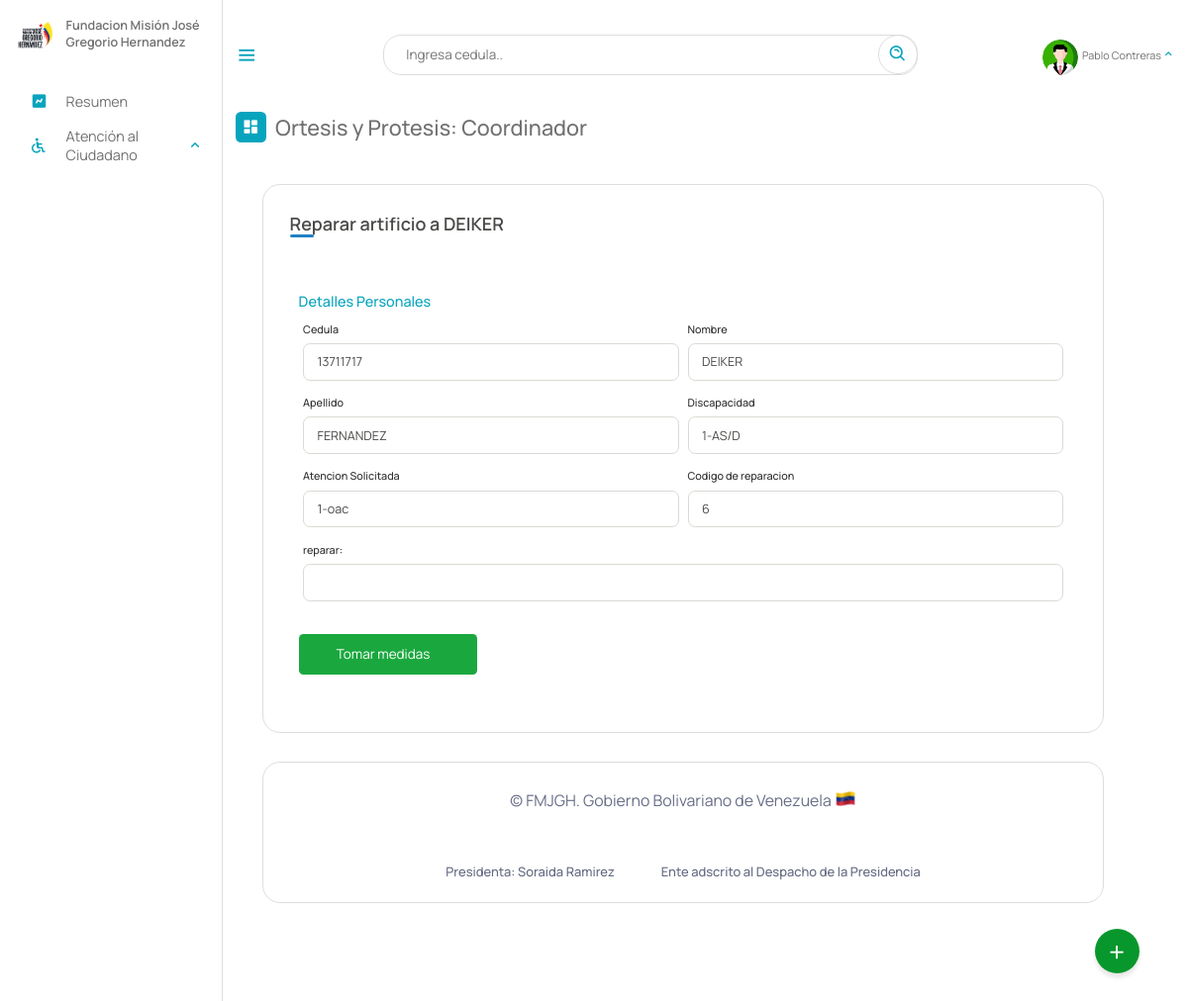
Page /Escritorio/06-asignarReparacion.php?id=6 (signed in) on the earlier database version.
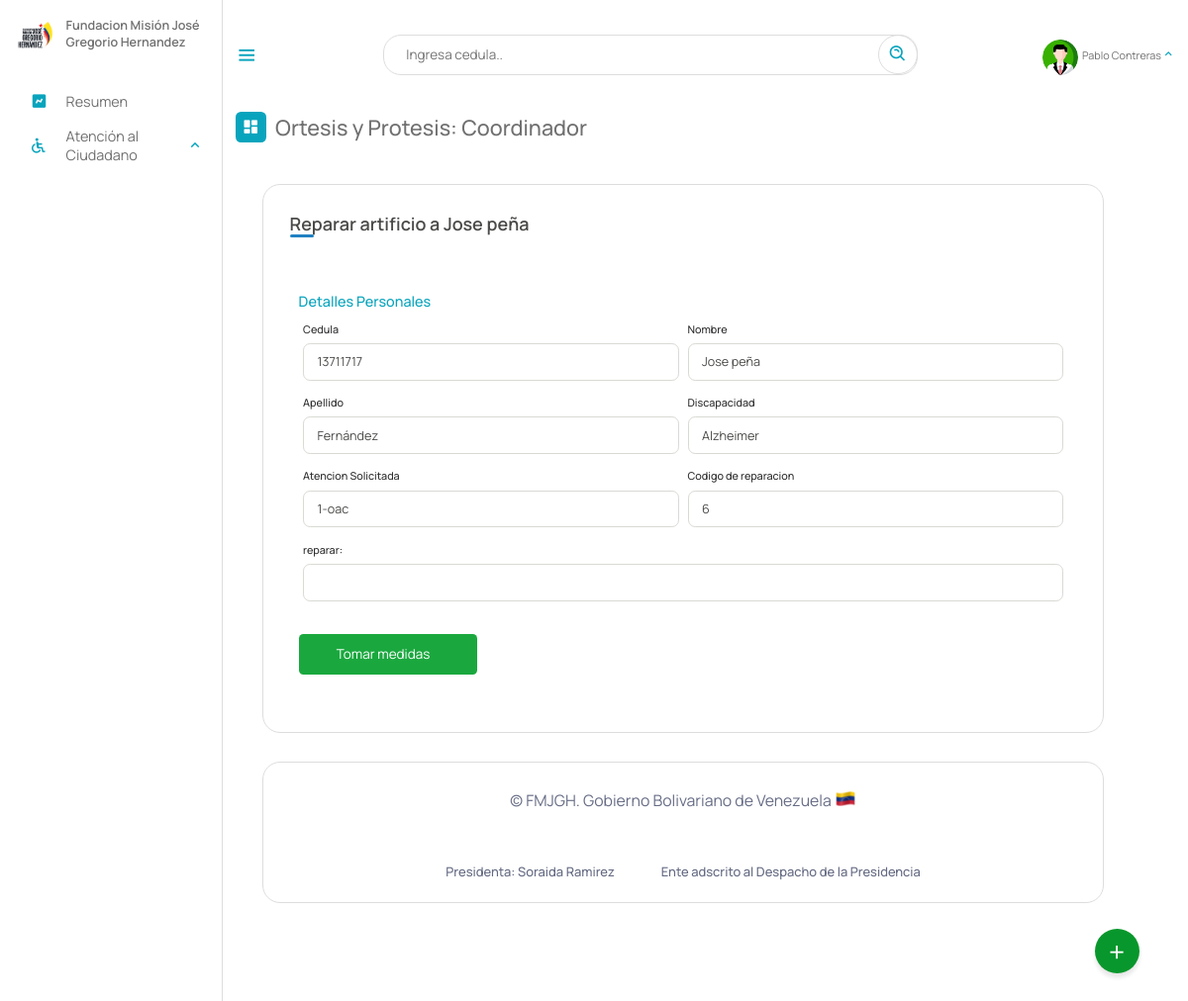
Same page on the later database version.
### tables this page shows
CREATE TABLE `reparacion_artificios` (
  `id` int(11) NOT NULL AUTO_INCREMENT,
  `cedula` int(12) NOT NULL,
  `fecha_reparacion` date DEFAULT NULL,
  `artificio` varchar(10) DEFAULT NULL,
  PRIMARY KEY (`id`),
  KEY `cedula` (`cedula`)
);

CREATE TABLE `beneficiario` (
  `cedula` int(12) NOT NULL,
  `nombre` text NOT NULL,
  `apellido` text NOT NULL,
  `fecha_naci` date NOT NULL,
  `email` varchar(50) NOT NULL,
  `telefono` varchar(12) NOT NULL,
  `nacionalidad` char(2) NOT NULL,
  `edad` int(2) NOT NULL,
  `sexo` char(1) NOT NULL,
  `edo_civil` text NOT NULL,
  `nro_hijo` int(2) DEFAULT NULL,
  `estado` varchar(10) NOT NULL,
  `municipio` varchar(20) NOT NULL,
  `parroquia` varchar(10) NOT NULL,
  `discapacidad` varchar(10) NOT NULL,
  `atencion_solicitada` varchar(10) NOT NULL,
  `certificado` varchar(50) DEFAULT NULL,
  `registrado_por` text DEFAULT NULL,
  `fecha_registro` date NOT NULL,
  PRIMARY KEY (`cedula`),
  KEY `estado` (`estado`),
  KEY `discapacidad` (`discapacidad`),
  KEY `atencion_solicitada` (`atencion_solicitada`),
  KEY `municipio` (`municipio`),
  KEY `parroquia` (`parroquia`),
  CONSTRAINT `beneficiario_ibfk_1` FOREIGN KEY (`estado`) REFERENCES `estados` (`id_estados`) ON DELETE CASCADE,
  CONSTRAINT `beneficiario_ibfk_2` FOREIGN KEY (`municipio`) REFERENCES `municipios` (`id_municipios`) ON DELETE CASCADE,
  CONSTRAINT `beneficiario_ibfk_3` FOREIGN KEY (`parroquia`) REFERENCES `parroquia` (`id`) ON DELETE CASCADE ON UPDATE CASCADE,
  CONSTRAINT `beneficiario_ibfk_4` FOREIGN KEY (`discapacidad`) REFERENCES `discapacid_e` (`id_e`) ON DELETE CASCADE,
  CONSTRAINT `beneficiario_ibfk_5` FOREIGN KEY (`atencion_solicitada`) REFERENCES `tipoatencion` (`id`) ON DELETE CASCADE
);

### php/01-05-reparacionArtificio.php (called while the page is built, shortened)
<?php
include_once("ManejadorBD.php");
class raparacion_artificio extends ManejadorBD{
        private $id;
        private $cnn;
        public function __construct($tipoConexion){
            $this->cnn = parent::conectar($tipoConexion);
        }
		public function setid ($id)
		{
		    $this->id = $id;
		}
		public function consultarReparacion(){
			try{
				$stmt = $this->cnn->prepare("SELECT beneficiario.cedula, beneficiario.nombre, beneficiario.apellido, beneficiario.discapacidad, beneficiario.atencion_solicitada,
				 reparacion_artificios.id, reparacion_artificios.artificio FROM `reparacion_artificios`, beneficiario WHERE beneficiario.cedula = reparacion_artificios.cedula
				AND reparacion_artificios.id = :id;");
				$stmt->setFetchMode(PDO::FETCH_ASSOC);
				$stmt->bindParam(':id', $this->id);
				$stmt->execute();
				return $stmt->fetch();
	        }catch(PDOException $error) {
				echo "Error: ejecutando consulta SQL.".$error->getMessage();
				exit();
	        }
		}
}

### php/ManejadorBD.php (called while the page is built, shortened)
<?php
	class ManejadorBD extends PDO {
		public $srv	= SRV;
		public $usr	= USR;
		public $pas	= PAS;
		public $dbn	= BDN;
		public function conectar($tipoConexion){
			try{
				switch ($tipoConexion) {
				    case 1:
				        $dsn = "mysql:host=$this->srv;dbname=$this->dbn";
				        break;
				}
				$dbh = new PDO($dsn, $this->usr, $this->pas);
    			$dbh->setAttribute(PDO::ATTR_ERRMODE, PDO::ERRMODE_EXCEPTION);
			}catch(PDOException $error){
                echo "Error al Conectar con la Base de Datos: ".$error->getMessage();
                exit();
			}
            $this->conexionBD = $dbh;
			return $this->conexionBD;
		}
	}
?>

### Escritorio/06-asignarReparacion.php (the view, shortened to what the changed rows need)
<?php
include_once("partearriba.php");
?>
<div class="dash-contenido">
    <div class="cont-registro">
        <div class="container">
            <?php
            include_once("../php/01-05-reparacionArtificio.php");
            $numero = $_REQUEST["id"];
            $aten = new raparacion_artificio(1);
            $aten->setid($numero);
            $registro = $aten->consultarReparacion();
            ?>
            <header>
                Reparar artificio a <?php echo $registro["nombre"] ?>
            </header>
            <?php
            if ($registro) {
            ?>
                <form action="" method="post">
                    <div class="form first">
                        <div class="details personal">
                            <span class="title">Detalles Personales</span>
                            <div class="fields">
                                <div class="input-field">
                                    <label>Cedula</label>
                                    <input type="text" required readonly name="cedula" id="cedula" value="<?php echo $registro["cedula"] ?>">
                                </div>
                                <div class="input-field">
                                    <label>Nombre</label>
                                    <input type="text" required readonly name="nombre" id="nombre" value="<?php echo $registro["nombre"] ?>">
                                </div>
                                <div class="input-field">
                                    <label>Apellido</label>
                                    <input type="text" required readonly name="apellido" id="apellido" value="<?php echo $registro["apellido"] ?>">
                                </div>
                                <div class="input-field">
                                    <label>Discapacidad</label>
                                    <input type="text" placeholder="Ingresa tu correo electronico" required readonly name="discapacidad" id="discapacidad" value="<?php echo $registro["discapacidad"] ?>">
                                </div>
                                <div class="input-field">
                                    <label>Atencion Solicitada</label>
                                    <input type="text" required readonly name="atencion_solicitada" id="atencion_solicitada" value="<?php echo $registro["atencion_solicitada"] ?>">
                                </div>
                                <div class="input-field">
                                    <label>Codigo de reparacion</label>
                                    <input type="number" required readonly name="idee" id="idee" value="<?php echo $registro["id"] ?>">
                                </div>
                                <div class="input-field">
                                    <label>reparar:</label>
                                    <input type="text" required name="artificio" id="artificio">
                                </div>
                            </div>
                            <button class="nextBtn" name="registro" id="registro">
                                <span class="btnText">Tomar medidas</span>
                            </button>
                        </div>
                    </div>
                <?php
                }
                ?>
                </form>
        </div>
<?php
include_once("parteabajo.php");
?>

Differences in the rows shown:
changed through a linked row, reparacion_artificios "1-oac": beneficiario.nombre "DEIKER" → "Jose peña"; nombre "DEIKER" → "Jose peña"; apellido "FERNANDEZ" → "Fernández"; discapacidad "1-AS/D" → "Alzheimer"
